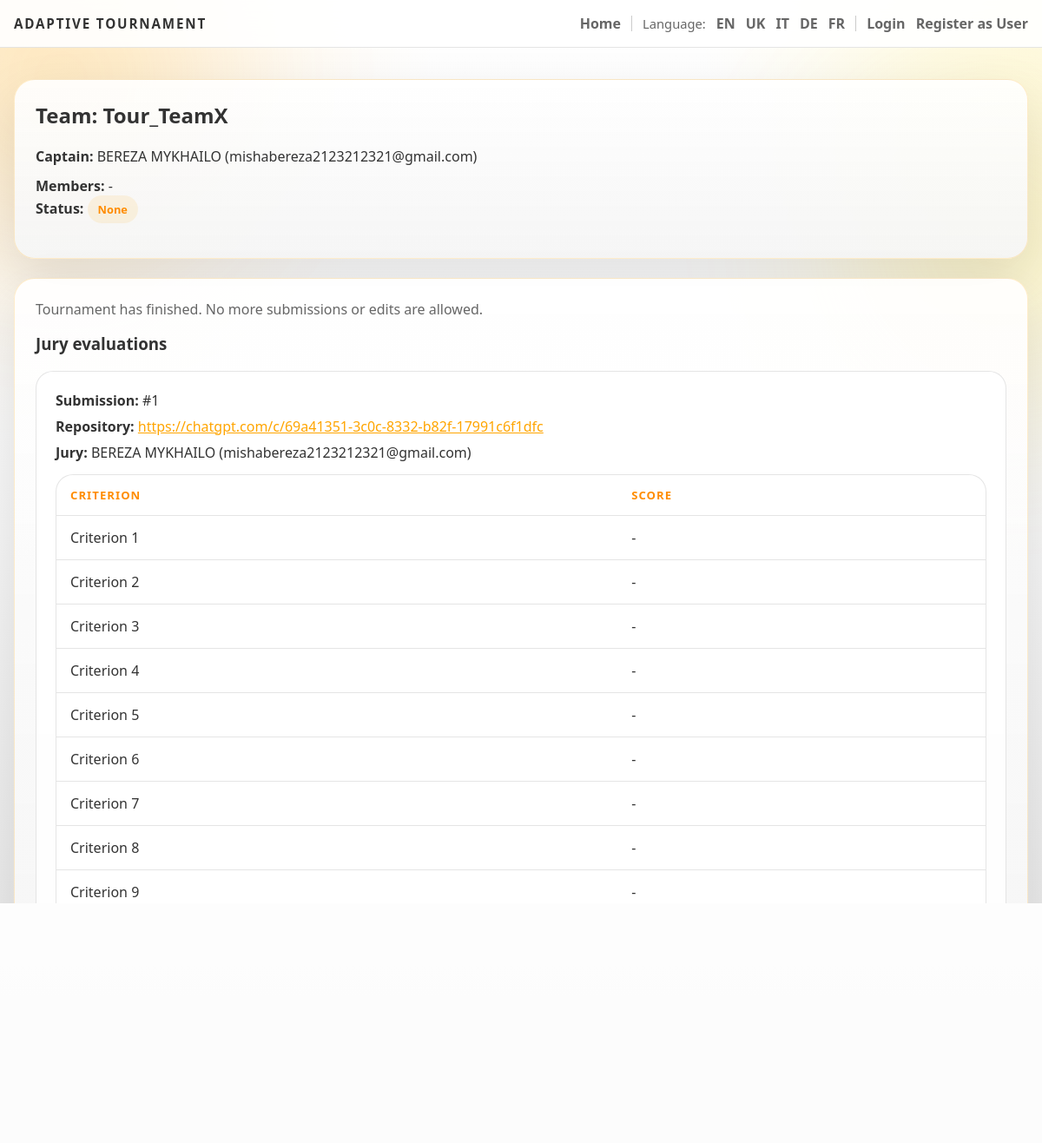
/team/1, run on the app's committed database.
### backend/models.py (models this page shows, shortened)
class Team(db.Model):
    id = db.Column(db.Integer, primary_key=True)
    name = db.Column(db.String(200), nullable=False)
    captain_id = db.Column(db.Integer, db.ForeignKey('user.id'), nullable=False)
    captain = db.relationship('User', foreign_keys=[captain_id])
    members = db.relationship('User', secondary=team_members, backref='teams', lazy='dynamic')
    tournament_id = db.Column(db.Integer, db.ForeignKey('tournament.id'))
    tournament = db.relationship('Tournament', backref='teams', lazy=True)
    submissions = db.relationship('Submission', backref='team', lazy=True)
    repo_url = db.Column(db.String(500))
    live_url = db.Column(db.String(500))
    comments = db.Column(db.Text)
    submitted_at = db.Column(db.DateTime)
    submission_status = db.Column(db.String(30), default='None')  # None, Pending, Accepted, Rejected, Returned

class User(db.Model):
    id = db.Column(db.Integer, primary_key=True)
    first_name = db.Column(db.String(120), nullable=False)
    last_name = db.Column(db.String(120), nullable=False)
    email = db.Column(db.String(200), unique=True, nullable=False)
    password_hash = db.Column(db.String(255), nullable=False, default='')
    phone_country_code = db.Column(db.String(10), nullable=False, default='+380')
    phone_number = db.Column(db.String(30), nullable=False, default='')
    age = db.Column(db.Integer)
    bio = db.Column(db.Text)
    role = db.Column(db.String(30), default='team')

class Submission(db.Model):
    id = db.Column(db.Integer, primary_key=True)
    team_id = db.Column(db.Integer, db.ForeignKey('team.id'))
    round_id = db.Column(db.Integer, db.ForeignKey('round.id'))
    repo_url = db.Column(db.String(500))
    demo_url = db.Column(db.String(500))
    description = db.Column(db.Text)
    submitted_at = db.Column(db.DateTime, default=datetime.utcnow)
    evaluations = db.relationship('Evaluation', backref='submission', lazy=True)

### backend/teams.py (the view, shortened to what this page needs)
def team_page(teamid):
    team = Team.query.get_or_404(teamid)
    t = db.session.get(Tournament, team.tournament_id)
    user = get_current_user()
    is_finished = bool(t and t.status.lower() in ('finished', 'completed', 'closed'))
    is_member = False
    can_edit = (is_member or session.get('admin'))
    can_edit_members = (is_member and t and t.status == 'Registration') or session.get('admin')
    can_submit = user and (user.id == team.captain_id or session.get('admin'))
    message = None
    def sync_team_submission_record():
        if not t or not team.repo_url:
            return
        latest_round = Round.query.filter_by(tournament_id=t.id).order_by(Round.level.desc(), Round.id.desc()).first()
        round_id = latest_round.id if latest_round else None
        submission_query = Submission.query.filter_by(team_id=team.id)
        if round_id is None:
            submission = submission_query.filter(Submission.round_id.is_(None)).first()
        else:
            submission = submission_query.filter_by(round_id=round_id).first()
        if not submission:
            submission = Submission(team_id=team.id, round_id=round_id)
            db.session.add(submission)
        submission.repo_url = team.repo_url
        submission.demo_url = team.live_url
        submission.description = team.comments
    if is_finished and team.submission_status in (None, '', 'None'):
        team.submission_status = 'Submitted'
        db.session.commit()
    evaluation_rows = []
    if is_finished:
        submissions = Submission.query.filter_by(team_id=team.id).order_by(Submission.id.desc()).all()
        for submission in submissions:
            submission_evaluations = Evaluation.query.filter_by(submission_id=submission.id).order_by(Evaluation.id.asc()).all()
            for evaluation in submission_evaluations:
                jury = db.session.get(User, evaluation.jury_id)
                scores = [
                    evaluation.score1, evaluation.score2, evaluation.score3, evaluation.score4, evaluation.score5,
                    evaluation.score6, evaluation.score7, evaluation.score8, evaluation.score9, evaluation.score10
                ]
                evaluation_rows.append({
                    'submission': submission,
                    'jury': jury,
                    'evaluation': evaluation,
                    'scores': scores,
                    'total': evaluation.total(),
                })
    return render_template(
        'team.html',
        team=team,
        tournament=t,
        can_edit=can_edit,
        can_edit_members=can_edit_members,
        can_submit=can_submit,
        message=message,
        evaluation_rows=evaluation_rows,
        is_finished=is_finished
    )

### backend/app.py (called while the page is built)
@app.context_processor
def inject_user_processor():
    return inject_user()

@app.context_processor
def translation_processor():
    return translation()

### backend/app_helpers.py (called while the page is built)
def get_current_user():
    uid = session.get('user_id')
    if uid:
        return db.session.get(User, uid)
    return None

def inject_user():
    return {'get_current_user': get_current_user}

### backend/models.py (called while the page is built, shortened)
    def total(self):
        criterion_total = sum([cs.score for cs in self.criterion_scores if cs.score is not None])
        if criterion_total > 0:
            return criterion_total

### backend/translations.py (called while the page is built)
def get_text(key, lang='en', **kwargs):
    if lang not in TRANSLATIONS:
        lang = 'en'
    text = TRANSLATIONS[lang].get(key, TRANSLATIONS['en'].get(key, key))
    if kwargs:
        try:
            return text.format(**kwargs)
        except Exception:
            return text
    return text

### templates/team.html (shortened to what this page needs)
{% extends 'base.html' %}
{% block head %}
  <link rel="stylesheet" href="/static/css/interface.css">
{% endblock %}
{% block content %}
<div class="content-shell">
  <section class="surface-card">
    <h2>{{ t('team_title') }} {{ team.name }}</h2>
    <div class="info-grid">
      <div class="info-line"><strong>{{ t('captain') }}:</strong> {{ team.captain.first_name }} {{ team.captain.last_name }} ({{ team.captain.email }})</div>
      <div class="info-line"><strong>{{ t('members') }}:</strong> {% for m in team.members.all() %}{{ m.first_name }} {{ m.last_name }} ({{ m.email }}){% if not loop.last %}, {% endif %}{% else %}-{% endfor %}</div>
    </div>
    {% if team.submission_status %}
      {% set submission_status = team.submission_status|lower %}
      <p class="inline-status">
        <strong>{{ t('status') }}:</strong>
        <span class="status-chip {{ submission_status if submission_status in ['pending', 'accepted', 'rejected', 'returned'] else 'info' }}">
          {{ t(submission_status) if submission_status in ['pending', 'accepted', 'rejected', 'returned'] else team.submission_status }}
        </span>
      </p>
    {% endif %}
  </section>
  {% if tournament and tournament.status.lower() in ['submission','running'] %}
    <section class="surface-card form-card">
      <h3>{{ t('submit_your_work') }}</h3>
      {% if can_edit_members %}
        <details class="surface-toggle">
          <summary>{{ t('edit_team_members') }}</summary>
          <div>
            <label><b>{{ t('members_emails_label') }}</b></label>
            <div id="members-container">
              {% for m in team.members.all() %}
                <div class="member-item">
                  <input type="email" name="members" value="{{ m.email }}" required>
                  <button type="button" onclick="removeMember(this)">{{ t('delete') }}</button>
                </div>
              {% endfor %}
            </div>
            <button type="button" onclick="addMember()">{{ t('add_member') }}</button>
            <p class="note-line">{{ t('members_emails_help') }}</p>
            <span id="delete-text" style="display:none">{{ t('delete') }}</span>
          </div>
        </details>
      {% endif %}
      <p class="note-line">
        {% if can_edit %}
          {% if can_submit %}
            {{ t('save_and_submit_help') }}
          {% else %}
            {{ t('attach_links_help') }}
          {% endif %}
        {% else %}
          {{ t('only_team_members_attach') }}
        {% endif %}
      </p>
      {% if can_edit %}
        {% if not can_submit %}
          <details class="surface-toggle">
            <summary>{{ t('edit_submission') }}</summary>
            <div>
        {% endif %}
        <form method="post">
          <div class="form-group">
            <label for="repo_url">{{ t('github_repo_url') }} *</label>
            <input id="repo_url" type="url" name="repo_url" value="{{ team.repo_url or '' }}" {% if can_edit %}required{% else %}disabled{% endif %}>
            <small class="muted-text">{{ t('required_repo_link') }}</small>
          </div>
          <div class="form-group">
            <label for="live_url">{{ t('live_demo_url') }}</label>
            <input id="live_url" type="url" name="live_url" value="{{ team.live_url or '' }}" {% if not can_edit %}disabled{% endif %}>
            <small class="muted-text">{{ t('optional_live_demo') }}</small>
          </div>
          <div class="form-group">
            <label for="comments">{{ t('comments') }}</label>
            <textarea id="comments" name="comments" rows="3" {% if not can_edit %}disabled{% endif %}>{{ team.comments or '' }}</textarea>
          </div>
          {% if can_edit %}
            <div class="button-row">
              <button name="action" value="save" class="action-btn">{{ t('save') }}</button>
              {% if can_submit %}
                <button name="action" value="send" class="action-btn success">{{ t('submit') }}</button>
              {% endif %}
            </div>
          {% endif %}
        </form>
        {% if not can_submit %}
            </div>
          </details>
        {% endif %}
      {% endif %}
    </section>
  {% elif is_finished %}
    <section class="surface-card">
      <p class="muted-text">{{ t('tournament_finished_no_edits') }}</p>
      <h3>{{ t('jury_evaluations') }}</h3>
      {% if evaluation_rows %}
        <div class="stack-list">
          {% for row in evaluation_rows %}
            <article class="evaluation-card">
              <div class="evaluation-meta">
                <div><strong>{{ t('submission_id') }}:</strong> #{{ row.submission.id }}</div>
                {% if row.submission.repo_url %}
                  <div><strong>{{ t('repo') }}:</strong> <a href="{{ row.submission.repo_url }}" target="_blank">{{ row.submission.repo_url }}</a></div>
                {% endif %}
                <div>
                  <strong>{{ t('jury_short') }}:</strong>
                  {% if row.jury %}
                    {{ row.jury.first_name }} {{ row.jury.last_name }} ({{ row.jury.email }})
                  {% else %}
                    {{ t('unknown_jury_member') }}
                  {% endif %}
                </div>
              </div>
              <div class="data-table-wrap">
                <table class="data-table">
                  <thead>
                    <tr>
                      <th>{{ t('criterion') }}</th>
                      <th>{{ t('score') }}</th>
                    </tr>
                  </thead>
                  <tbody>
                    {% for score in row.scores %}
                      <tr>
                        <td>{{ t('criterion') }} {{ loop.index }}</td>
                        <td>{{ score if score is not none else '-' }}</td>
                      </tr>
                    {% endfor %}
                    <tr>
                      <td><strong>{{ t('total') }}</strong></td>
                      <td><strong>{{ row.total }}</strong></td>
                    </tr>
                  </tbody>
                </table>
              </div>
              <div class="comment-box">
                <strong>{{ t('comment_from_jury') }}:</strong>
                <div>{{ row.evaluation.comment if row.evaluation.comment else t('no_comment_provided') }}</div>
              </div>
            </article>
          {% endfor %}
        </div>
      {% else %}
        <p class="muted-text">{{ t('no_submissions') }}</p>
      {% endif %}
    </section>
  {% else %}
    <section class="surface-card">
      <p class="muted-text">{{ t('submission_stage_not_active') }}</p>
    </section>
  {% endif %}
</div>
{% endblock %}

### static/css/main.css (style rules this page uses)
:root { --bg: #ffffff; --bg-soft: #f9f9f9; --panel: rgba(255, 255, 255, 0.95); --panel-border: rgba(255, 165, 0, 0.3); --text: #333333; --muted: #666666; --accent: #ffa500; --accent-strong: #ff8c00; --success: #32cd32; --warning: #ffd700; --danger: #ff6347; --font-ui: "Segoe UI", "Trebuchet MS", Arial, sans-serif; --font-display: var(--font-ui); --font-body: var(--font-ui); }
* { box-sizing: border-box; }
html { scroll-behavior: smooth; }
body { margin: 0; min-height: 100vh; font-family: var(--font-body); color: var(--text); background: radial-gradient(circle at top left, rgba(255, 165, 0, 0.1), transparent 28%), radial-gradient(circle at top right, rgba(255, 215, 0, 0.1), transparent 22%), linear-gradient(180deg, #ffffff 0%, #f5f5f5 45%, #e0e0e0 100%); }
a { color: inherit; }
h1, h2, h3, h4, h5, h6, .page-title, .hero-title, .hero-panel-title, .tournament-name { font-family: var(--font-display); }
body, p, li, label, input, textarea, select, button, a, th, td, .flash-message, .status-chip, .status-pill { font-family: var(--font-body); }
.container a:not(.primary-button):not(.secondary-button):not(.panel-link):not(.brand-mark) { color: #ffa500; }

### static/css/interface.css (style rules this page uses)
.content-shell { display: grid; gap: 22px; }
.surface-card { padding: 24px; border-radius: 24px; border: 1px solid rgba(255, 165, 0, 0.2); background: linear-gradient(180deg, rgba(255, 255, 255, 0.9) 0%, rgba(245, 245, 245, 0.95) 100%); box-shadow: 0 22px 60px rgba(0, 0, 0, 0.1); }
.surface-card h2, .surface-card h3, .surface-card p { margin-top: 0; }
.muted-text { color: #666666; }
.info-grid { display: grid; gap: 12px; }
.info-line { color: #333333; }
.data-table-wrap { overflow-x: auto; border-radius: 20px; border: 1px solid rgba(0, 0, 0, 0.1); background: rgba(255, 255, 255, 0.9); }
.data-table { width: 100%; min-width: 640px; border-collapse: collapse; }
.data-table th, .data-table td { padding: 14px 16px; border-bottom: 1px solid rgba(0, 0, 0, 0.1); text-align: left; vertical-align: top; }
.data-table th { color: #ff8c00; font-size: 0.82rem; text-transform: uppercase; letter-spacing: 0.08em; }
.data-table tr:last-child td { border-bottom: none; }
.data-table tr:nth-child(even) td { background: rgba(255, 255, 255, 0.95); }
.status-chip { display: inline-flex; align-items: center; justify-content: center; padding: 7px 12px; border-radius: 999px; font-size: 0.8rem; font-weight: 700; }
.status-chip.returned, .status-chip.info { background: rgba(255, 165, 0, 0.1); color: #ff8c00; }
.stack-list { display: grid; gap: 18px; }
.evaluation-card { padding: 22px; border-radius: 20px; border: 1px solid rgba(0, 0, 0, 0.1); background: rgba(255, 255, 255, 0.9); }
.evaluation-meta { display: grid; gap: 8px; margin-bottom: 14px; color: #333333; }
.comment-box { margin-top: 12px; padding: 14px 16px; border-radius: 16px; background: rgba(255, 255, 255, 0.95); border: 1px solid rgba(255, 165, 0, 0.2); color: #333333; }
.inline-status { margin-top: 10px; }

### data on the page
Team: name "Tour_TeamX", submission_status "None"
User: captain.first_name "BEREZA", captain.last_name "MYKHAILO", captain.email "mishabereza2123212321@gmail.com", jury.first_name "BEREZA", jury.last_name "MYKHAILO", jury.email "mishabereza2123212321@gmail.com"
Submission: submission.id "1", submission.repo_url "https://chatgpt.com/c/69a41351-3c0c-8332-b82f-17991c6f1dfc"

### other printed values
{{ t('app_title') }} "ADAPTIVE TOURNAMENT"
{{ t('home') }} "Home"
{{ t('language') }} "Language"
{{ t('login') }} "Login"
{{ t('register') }} "Register as User"
{{ t('team_title') }} "Team:"
{{ t('captain') }} "Captain"
{{ t('members') }} "Members"
{{ t('status') }} "Status"
{{ t('tournament_finished_no_edits') }} "Tournament has finished. No more submissions or edits are allowed."
{{ t('jury_evaluations') }} "Jury evaluations"
{{ t('submission_id') }} "Submission"
{{ t('repo') }} "Repository"
{{ t('jury_short') }} "Jury"
{{ t('criterion') }} "CRITERION"
